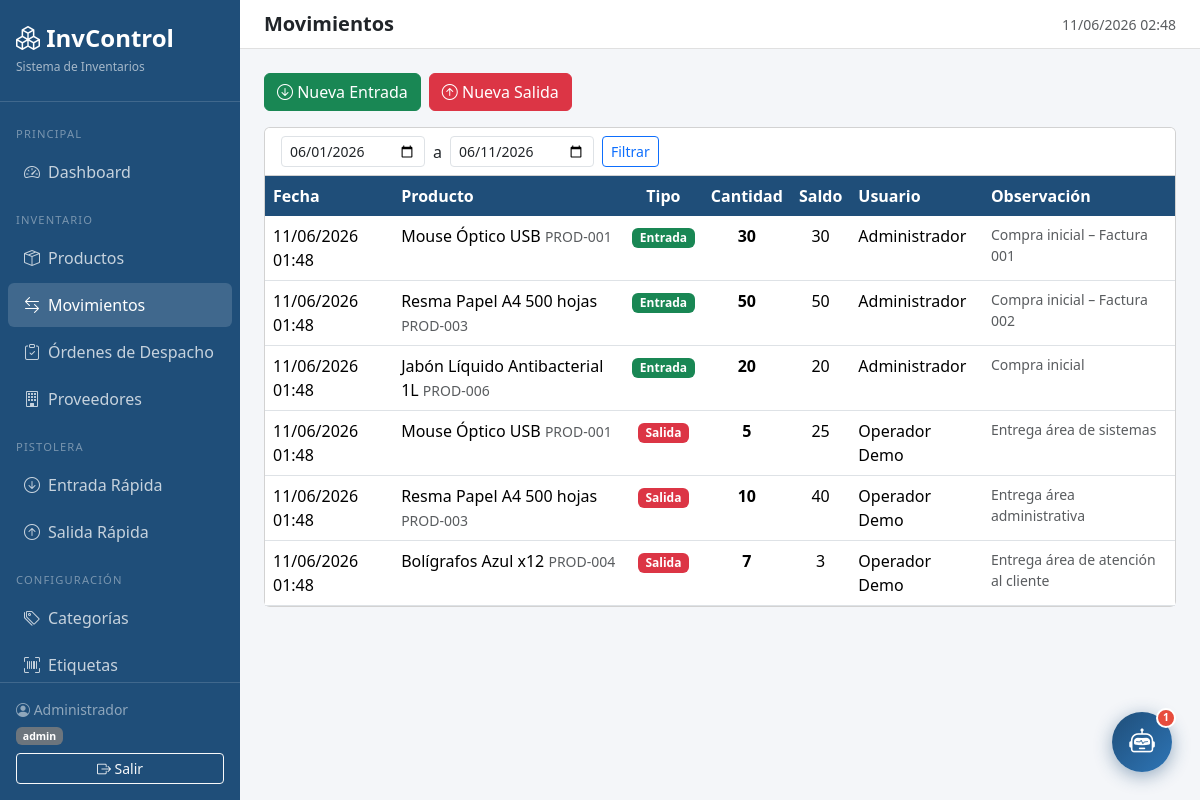
/?page=movimientos (signed in), run on the app's committed database.
### tables this page shows
CREATE TABLE IF NOT EXISTS movimientos (
    id               INT AUTO_INCREMENT PRIMARY KEY,
    producto_id      INT  NOT NULL,
    usuario_id       INT  NOT NULL,
    tipo             ENUM('entrada','salida','ajuste') NOT NULL,
    cantidad         INT  NOT NULL,
    stock_resultante INT  NOT NULL,
    observacion      TEXT,
    fecha            DATETIME NOT NULL DEFAULT CURRENT_TIMESTAMP,
    FOREIGN KEY (producto_id) REFERENCES productos(id)  ON DELETE CASCADE,
    FOREIGN KEY (usuario_id)  REFERENCES usuarios(id)   ON DELETE CASCADE
);

CREATE TABLE IF NOT EXISTS productos (
    id            INT AUTO_INCREMENT PRIMARY KEY,
    codigo        VARCHAR(50)  NOT NULL UNIQUE,
    nombre        VARCHAR(150) NOT NULL,
    descripcion   TEXT,
    categoria_id  INT,
    proveedor_id  INT,
    stock_actual  INT          NOT NULL DEFAULT 0,
    stock_minimo  INT          NOT NULL DEFAULT 5,
    activo        TINYINT(1)   NOT NULL DEFAULT 1,
    created_at    DATETIME     NOT NULL DEFAULT CURRENT_TIMESTAMP,
    FOREIGN KEY (categoria_id)  REFERENCES categorias(id)  ON DELETE SET NULL,
    FOREIGN KEY (proveedor_id)  REFERENCES proveedores(id) ON DELETE SET NULL
);

CREATE TABLE IF NOT EXISTS usuarios (
    id            INT AUTO_INCREMENT PRIMARY KEY,
    nombre        VARCHAR(100)  NOT NULL,
    email         VARCHAR(150)  NOT NULL UNIQUE,
    password_hash VARCHAR(255)  NOT NULL,
    rol           ENUM('admin','operador') NOT NULL DEFAULT 'operador',
    activo        TINYINT(1)    NOT NULL DEFAULT 1,
    created_at    DATETIME      NOT NULL DEFAULT CURRENT_TIMESTAMP
);

### app/controllers/MovimientoController.php (called while the page is built, shortened)
<?php
class MovimientoController {
    private Movimiento $model;
    public function __construct() {
        $this->model     = new Movimiento();
    }
    public function handle(string $action, string $rol): void {
        match ($action) {
            'index'    => $this->index(),
            'entrada'  => $this->formMovimiento('entrada'),
            'salida'   => $this->formMovimiento('salida'),
            'guardar'  => $this->guardar(),
            default    => $this->index(),
        };
    }
    private function index(): void {
        $movimientos = $this->model->getByFecha(
            $_GET['desde'] ?? date('Y-m-01'),
            $_GET['hasta'] ?? date('Y-m-d')
        );
        require_once __DIR__ . '/../views/movimientos/index.php';
    }
}

### index.php (called while the page is built, shortened)
<?php
require_once __DIR__ . '/config/database.php';
require_once __DIR__ . '/app/models/Movimiento.php';
require_once __DIR__ . '/app/controllers/MovimientoController.php';
$page   = $_GET['page']   ?? 'dashboard';
$action = $_GET['action'] ?? 'index';
$rol = $_SESSION['rol'] ?? 'operador';
match ($page) {
    'dashboard'   => (new AuthController())->dashboard(),
    'productos'   => (new ProductoController())->handle($action, $rol),
    'movimientos' => (new MovimientoController())->handle($action, $rol),
    'categorias'  => (new CategoriaController())->handle($action, $rol),
    'proveedores' => (new ProveedorController())->handle($action, $rol),
    'reportes'    => (new ReporteController())->handle($action, $rol),
    'scanner'     => (new ScannerController())->handle($action, $rol),
    'usuarios'    => (new UsuarioController())->handle($action, $rol),
    'despachos'   => (new DespachoController())->handle($action, $rol),
    default       => (new AuthController())->dashboard(),
};

### config/database.php (called while the page is built, shortened)
<?php
class Database {
    private static ?PDO $instance = null;
    public static function getConnection(): PDO {
        if (self::$instance === null) {
            $dsn = "mysql:host=" . DB_HOST . ";dbname=" . DB_NAME . ";charset=" . DB_CHARSET;
            $options = [
                PDO::ATTR_ERRMODE            => PDO::ERRMODE_EXCEPTION,
                PDO::ATTR_DEFAULT_FETCH_MODE => PDO::FETCH_ASSOC,
                PDO::ATTR_EMULATE_PREPARES   => false,
            ];
            try {
                self::$instance = new PDO($dsn, DB_USER, DB_PASS, $options);
            } catch (PDOException $e) {
                die(json_encode(['error' => 'Error de conexión a la base de datos: ' . $e->getMessage()]));
            }
        }
        return self::$instance;
    }
}

### app/models/Movimiento.php (called while the page is built, shortened)
<?php
class Movimiento {
    private PDO $db;
    public function __construct() {
        $this->db = Database::getConnection();
    }
    public function getByFecha(string $desde, string $hasta, ?int $productoId = null): array {
        $sql = "
            SELECT m.*, u.nombre AS usuario_nombre, p.nombre AS producto_nombre, p.codigo
            FROM movimientos m
            JOIN usuarios u  ON m.usuario_id  = u.id
            JOIN productos p ON m.producto_id = p.id
            WHERE m.fecha BETWEEN ? AND ?
        ";
        $params = [$desde . ' 00:00:00', $hasta . ' 23:59:59'];
        $sql .= " ORDER BY m.fecha DESC";
        $stmt = $this->db->prepare($sql);
        $stmt->execute($params);
        return $stmt->fetchAll();
    }
}

### app/views/movimientos/index.php (the view, shortened to what this page needs)
<?php require_once __DIR__ . '/../layouts/header.php'; ?>
<div class="d-flex gap-2 mb-3 flex-wrap">
    <a href="<?= APP_URL ?>/?page=movimientos&action=entrada" class="btn btn-success"><i class="bi bi-arrow-down-circle"></i> Nueva Entrada</a>
    <a href="<?= APP_URL ?>/?page=movimientos&action=salida" class="btn btn-danger"><i class="bi bi-arrow-up-circle"></i> Nueva Salida</a>
</div>
<div class="card">
    <div class="card-header bg-white d-flex gap-2 flex-wrap">
        <form class="d-flex gap-2 align-items-center" method="GET">
            <input type="date" name="desde" class="form-control form-control-sm" value="<?= $_GET['desde'] ?? date('Y-m-01') ?>">
            <span>a</span>
            <input type="date" name="hasta" class="form-control form-control-sm" value="<?= $_GET['hasta'] ?? date('Y-m-d') ?>">
            <button type="submit" class="btn btn-sm btn-outline-primary">Filtrar</button>
        </form>
    </div>
    <div class="card-body p-0">
        <table class="table table-hover mb-0">
            <thead><tr><th>Fecha</th><th>Producto</th><th class="text-center">Tipo</th><th class="text-center">Cantidad</th><th class="text-center">Saldo</th><th>Usuario</th><th>Observación</th></tr></thead>
            <tbody>
            <?php foreach ($movimientos as $m): ?>
                <tr>
                    <td><?= date('d/m/Y H:i', strtotime($m['fecha'])) ?></td>
                    <td><?= htmlspecialchars($m['producto_nombre']) ?> <small class="text-muted"><?= $m['codigo'] ?></small></td>
                    <td class="text-center">
                        <?php if ($m['tipo']==='entrada'): ?>
                            <span class="badge bg-success">Entrada</span>
                        <?php elseif ($m['tipo']==='salida'): ?>
                            <span class="badge bg-danger">Salida</span>
                        <?php else: ?>
                            <span class="badge bg-secondary">Ajuste</span>
                        <?php endif; ?>
                    </td>
                    <td class="text-center fw-bold"><?= $m['cantidad'] ?></td>
                    <td class="text-center"><?= $m['stock_resultante'] ?></td>
                    <td><?= htmlspecialchars($m['usuario_nombre']) ?></td>
                    <td class="text-muted small"><?= htmlspecialchars($m['observacion']??'') ?></td>
                </tr>
            <?php endforeach; ?>
            </tbody>
        </table>
    </div>
</div>
<?php require_once __DIR__ . '/../layouts/footer.php'; ?>

### app/views/layouts/header.php (style rules this page uses)
:root { --sidebar-w: 240px; --primary: #1F4E79; --primary-light: #2E75B6; }
body { background: #f4f6f9; font-family: 'Segoe UI', sans-serif; }
.table thead th { background: var(--primary); color: #fff; font-weight: 600; border: none; }

### data on the page
movimientos: fecha "11/06/2026 01:48", producto.nombre "Mouse Óptico USB", producto.codigo "PROD-001", tipo "Entrada", cantidad "30", stock_resultante "30", usuario.nombre "Administrador", observacion "Compra inicial – Factura 001"
movimientos: fecha "11/06/2026 01:48", producto.nombre "Resma Papel A4 500 hojas", producto.codigo "PROD-003", tipo "Entrada", cantidad "50", stock_resultante "50", usuario.nombre "Administrador", observacion "Compra inicial – Factura 002"
movimientos: fecha "11/06/2026 01:48", producto.nombre "Jabón Líquido Antibacterial 1L", producto.codigo "PROD-006", tipo "Entrada", cantidad "20", stock_resultante "20", usuario.nombre "Administrador", observacion "Compra inicial"
movimientos: fecha "11/06/2026 01:48", producto.nombre "Mouse Óptico USB", producto.codigo "PROD-001", tipo "Salida", cantidad "5", stock_resultante "25", usuario.nombre "Operador Demo", observacion "Entrega área de sistemas"
movimientos: fecha "11/06/2026 01:48", producto.nombre "Resma Papel A4 500 hojas", producto.codigo "PROD-003", tipo "Salida", cantidad "10", stock_resultante "40", usuario.nombre "Operador Demo", observacion "Entrega área administrativa"
movimientos: fecha "11/06/2026 01:48", producto.nombre "Bolígrafos Azul x12", producto.codigo "PROD-004", tipo "Salida", cantidad "7", stock_resultante "3", usuario.nombre "Operador Demo", observacion "Entrega área de atención al cliente"

### other printed values
$_SESSION['nombre'] "Administrador"
$_SESSION['rol'] "admin"
$pageTitle "Movimientos"
